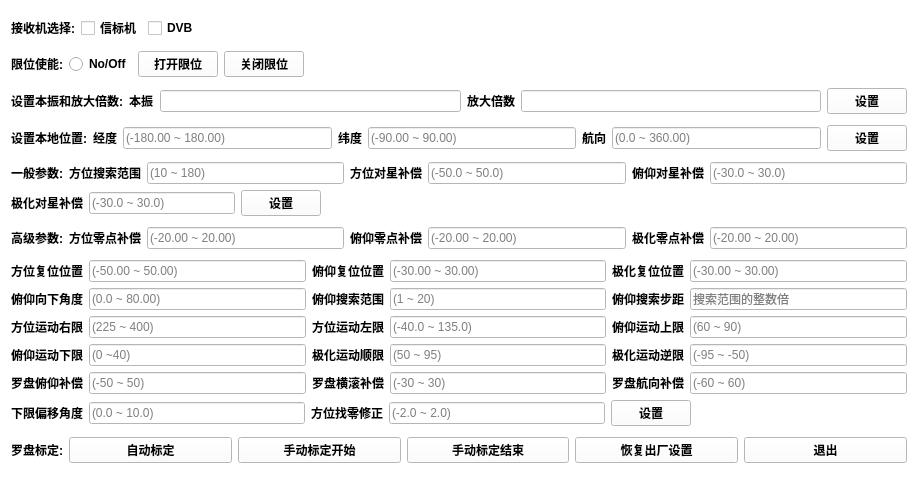
<?xml version="1.0" encoding="UTF-8"?>
<ui version="4.0">
 <class>Para_Inface</class>
 <widget class="QWidget" name="Para_Inface">
  <property name="geometry">
   <rect>
    <x>0</x>
    <y>0</y>
    <width>918</width>
    <height>480</height>
   </rect>
  </property>
  <property name="windowTitle">
   <string>Form</string>
  </property>
  <property name="styleSheet">
   <string notr="true">background-color: rgb(255, 255, 255);</string>
  </property>
  <layout class="QGridLayout" name="gridLayout">
   <item row="0" column="0">
    <layout class="QHBoxLayout" name="horizontalLayout_2">
     <item>
      <widget class="QLabel" name="label_2">
       <property name="font">
        <font>
         <pointsize>9</pointsize>
         <weight>75</weight>
         <bold>true</bold>
        </font>
       </property>
       <property name="text">
        <string>接收机选择:</string>
       </property>
      </widget>
     </item>
     <item>
      <widget class="QCheckBox" name="checkBox_xb">
       <property name="font">
        <font>
         <weight>75</weight>
         <bold>true</bold>
        </font>
       </property>
       <property name="text">
        <string>信标机</string>
       </property>
       <property name="tristate">
        <bool>false</bool>
       </property>
      </widget>
     </item>
     <item>
      <widget class="QCheckBox" name="checkBox_dvb">
       <property name="font">
        <font>
         <weight>75</weight>
         <bold>true</bold>
        </font>
       </property>
       <property name="text">
        <string>DVB</string>
       </property>
      </widget>
     </item>
     <item>
      <spacer name="horizontalSpacer">
       <property name="orientation">
        <enum>Qt::Horizontal</enum>
       </property>
       <property name="sizeHint" stdset="0">
        <size>
         <width>40</width>
         <height>20</height>
        </size>
       </property>
      </spacer>
     </item>
    </layout>
   </item>
   <item row="1" column="0">
    <layout class="QHBoxLayout" name="horizontalLayout_3">
     <item>
      <widget class="QLabel" name="label_3">
       <property name="font">
        <font>
         <weight>75</weight>
         <bold>true</bold>
        </font>
       </property>
       <property name="text">
        <string>限位使能:</string>
       </property>
      </widget>
     </item>
     <item>
      <widget class="QRadioButton" name="radioButton">
       <property name="font">
        <font>
         <weight>75</weight>
         <bold>true</bold>
        </font>
       </property>
       <property name="text">
        <string>No/Off</string>
       </property>
      </widget>
     </item>
     <item>
      <widget class="QPushButton" name="button_open_limit">
       <property name="font">
        <font>
         <weight>75</weight>
         <bold>true</bold>
        </font>
       </property>
       <property name="text">
        <string>打开限位</string>
       </property>
      </widget>
     </item>
     <item>
      <widget class="QPushButton" name="button_close_limit">
       <property name="font">
        <font>
         <weight>75</weight>
         <bold>true</bold>
        </font>
       </property>
       <property name="text">
        <string>关闭限位</string>
       </property>
      </widget>
     </item>
     <item>
      <spacer name="horizontalSpacer_2">
       <property name="orientation">
        <enum>Qt::Horizontal</enum>
       </property>
       <property name="sizeHint" stdset="0">
        <size>
         <width>40</width>
         <height>20</height>
        </size>
       </property>
      </spacer>
     </item>
    </layout>
   </item>
   <item row="2" column="0">
    <layout class="QHBoxLayout" name="horizontalLayout_4">
     <item>
      <widget class="QLabel" name="label_4">
       <property name="font">
        <font>
         <weight>75</weight>
         <bold>true</bold>
        </font>
       </property>
       <property name="text">
        <string>设置本振和放大倍数:</string>
       </property>
      </widget>
     </item>
     <item>
      <widget class="QLabel" name="label_12">
       <property name="font">
        <font>
         <weight>75</weight>
         <bold>true</bold>
        </font>
       </property>
       <property name="frameShape">
        <enum>QFrame::NoFrame</enum>
       </property>
       <property name="frameShadow">
        <enum>QFrame::Plain</enum>
       </property>
       <property name="lineWidth">
        <number>6</number>
       </property>
       <property name="text">
        <string>本振</string>
       </property>
      </widget>
     </item>
     <item>
      <widget class="QLineEdit" name="lineEdit_4"/>
     </item>
     <item>
      <widget class="QLabel" name="label_13">
       <property name="font">
        <font>
         <weight>75</weight>
         <bold>true</bold>
        </font>
       </property>
       <property name="text">
        <string>放大倍数</string>
       </property>
      </widget>
     </item>
     <item>
      <widget class="QLineEdit" name="lineEdit_5"/>
     </item>
     <item>
      <widget class="QPushButton" name="pushButton_9">
       <property name="font">
        <font>
         <weight>75</weight>
         <bold>true</bold>
        </font>
       </property>
       <property name="text">
        <string>设置</string>
       </property>
      </widget>
     </item>
    </layout>
   </item>
   <item row="3" column="0">
    <layout class="QHBoxLayout" name="horizontalLayout">
     <item>
      <widget class="QLabel" name="label">
       <property name="font">
        <font>
         <weight>75</weight>
         <bold>true</bold>
        </font>
       </property>
       <property name="text">
        <string>设置本地位置:</string>
       </property>
      </widget>
     </item>
     <item>
      <widget class="QLabel" name="label_9">
       <property name="font">
        <font>
         <weight>75</weight>
         <bold>true</bold>
        </font>
       </property>
       <property name="text">
        <string>经度</string>
       </property>
      </widget>
     </item>
     <item>
      <widget class="QLineEdit" name="lineEdit">
       <property name="font">
        <font>
         <weight>50</weight>
         <bold>false</bold>
        </font>
       </property>
       <property name="placeholderText">
        <string>(-180.00 ~ 180.00)</string>
       </property>
      </widget>
     </item>
     <item>
      <widget class="QLabel" name="label_10">
       <property name="font">
        <font>
         <weight>75</weight>
         <bold>true</bold>
        </font>
       </property>
       <property name="text">
        <string>纬度</string>
       </property>
      </widget>
     </item>
     <item>
      <widget class="QLineEdit" name="lineEdit_2">
       <property name="font">
        <font>
         <weight>50</weight>
         <bold>false</bold>
        </font>
       </property>
       <property name="placeholderText">
        <string>(-90.00 ~ 90.00)</string>
       </property>
      </widget>
     </item>
     <item>
      <widget class="QLabel" name="label_11">
       <property name="font">
        <font>
         <weight>75</weight>
         <bold>true</bold>
        </font>
       </property>
       <property name="text">
        <string>航向</string>
       </property>
      </widget>
     </item>
     <item>
      <widget class="QLineEdit" name="lineEdit_3">
       <property name="font">
        <font>
         <weight>50</weight>
         <bold>false</bold>
        </font>
       </property>
       <property name="placeholderText">
        <string>(0.0 ~ 360.00)</string>
       </property>
      </widget>
     </item>
     <item>
      <widget class="QPushButton" name="pushButton_8">
       <property name="font">
        <font>
         <weight>75</weight>
         <bold>true</bold>
        </font>
       </property>
       <property name="text">
        <string>设置</string>
       </property>
      </widget>
     </item>
    </layout>
   </item>
   <item row="4" column="0">
    <layout class="QVBoxLayout" name="verticalLayout_2">
     <item>
      <layout class="QHBoxLayout" name="horizontalLayout_5">
       <item>
        <widget class="QLabel" name="label_5">
         <property name="font">
          <font>
           <weight>75</weight>
           <bold>true</bold>
          </font>
         </property>
         <property name="text">
          <string>一般参数:</string>
         </property>
        </widget>
       </item>
       <item>
        <widget class="QLabel" name="label_14">
         <property name="font">
          <font>
           <weight>75</weight>
           <bold>true</bold>
          </font>
         </property>
         <property name="text">
          <string>方位搜索范围</string>
         </property>
        </widget>
       </item>
       <item>
        <widget class="QLineEdit" name="lineEdit_6">
         <property name="placeholderText">
          <string>(10 ~ 180)</string>
         </property>
        </widget>
       </item>
       <item>
        <widget class="QLabel" name="label_15">
         <property name="font">
          <font>
           <weight>75</weight>
           <bold>true</bold>
          </font>
         </property>
         <property name="text">
          <string>方位对星补偿</string>
         </property>
        </widget>
       </item>
       <item>
        <widget class="QLineEdit" name="lineEdit_7">
         <property name="placeholderText">
          <string>(-50.0 ~ 50.0)</string>
         </property>
        </widget>
       </item>
       <item>
        <widget class="QLabel" name="label_16">
         <property name="font">
          <font>
           <weight>75</weight>
           <bold>true</bold>
          </font>
         </property>
         <property name="text">
          <string>俯仰对星补偿</string>
         </property>
        </widget>
       </item>
       <item>
        <widget class="QLineEdit" name="lineEdit_8">
         <property name="placeholderText">
          <string>(-30.0 ~ 30.0)</string>
         </property>
        </widget>
       </item>
      </layout>
     </item>
     <item>
      <layout class="QHBoxLayout" name="horizontalLayout_13">
       <item>
        <widget class="QLabel" name="label_17">
         <property name="font">
          <font>
           <weight>75</weight>
           <bold>true</bold>
          </font>
         </property>
         <property name="text">
          <string>极化对星补偿</string>
         </property>
        </widget>
       </item>
       <item>
        <widget class="QLineEdit" name="lineEdit_9">
         <property name="placeholderText">
          <string>(-30.0 ~ 30.0)</string>
         </property>
        </widget>
       </item>
       <item>
        <widget class="QPushButton" name="pushButton_10">
         <property name="font">
          <font>
           <weight>75</weight>
           <bold>true</bold>
          </font>
         </property>
         <property name="text">
          <string>设置</string>
         </property>
        </widget>
       </item>
       <item>
        <spacer name="horizontalSpacer_4">
         <property name="orientation">
          <enum>Qt::Horizontal</enum>
         </property>
         <property name="sizeHint" stdset="0">
          <size>
           <width>40</width>
           <height>20</height>
          </size>
         </property>
        </spacer>
       </item>
       <item>
        <spacer name="horizontalSpacer_5">
         <property name="orientation">
          <enum>Qt::Horizontal</enum>
         </property>
         <property name="sizeHint" stdset="0">
          <size>
           <width>58</width>
           <height>20</height>
          </size>
         </property>
        </spacer>
       </item>
       <item>
        <spacer name="horizontalSpacer_10">
         <property name="orientation">
          <enum>Qt::Horizontal</enum>
         </property>
         <property name="sizeHint" stdset="0">
          <size>
           <width>58</width>
           <height>20</height>
          </size>
         </property>
        </spacer>
       </item>
       <item>
        <spacer name="horizontalSpacer_11">
         <property name="orientation">
          <enum>Qt::Horizontal</enum>
         </property>
         <property name="sizeHint" stdset="0">
          <size>
           <width>78</width>
           <height>20</height>
          </size>
         </property>
        </spacer>
       </item>
      </layout>
     </item>
    </layout>
   </item>
   <item row="5" column="0">
    <layout class="QHBoxLayout" name="horizontalLayout_12">
     <item>
      <widget class="QLabel" name="label_6">
       <property name="font">
        <font>
         <weight>75</weight>
         <bold>true</bold>
        </font>
       </property>
       <property name="text">
        <string>高级参数:</string>
       </property>
      </widget>
     </item>
     <item>
      <widget class="QLabel" name="label_18">
       <property name="font">
        <font>
         <weight>75</weight>
         <bold>true</bold>
        </font>
       </property>
       <property name="text">
        <string>方位零点补偿</string>
       </property>
      </widget>
     </item>
     <item>
      <widget class="QLineEdit" name="lineEdit_10">
       <property name="placeholderText">
        <string>(-20.00 ~ 20.00)</string>
       </property>
      </widget>
     </item>
     <item>
      <widget class="QLabel" name="label_19">
       <property name="font">
        <font>
         <weight>75</weight>
         <bold>true</bold>
        </font>
       </property>
       <property name="text">
        <string>俯仰零点补偿</string>
       </property>
      </widget>
     </item>
     <item>
      <widget class="QLineEdit" name="lineEdit_11">
       <property name="placeholderText">
        <string>(-20.00 ~ 20.00)</string>
       </property>
      </widget>
     </item>
     <item>
      <widget class="QLabel" name="label_20">
       <property name="font">
        <font>
         <weight>75</weight>
         <bold>true</bold>
        </font>
       </property>
       <property name="text">
        <string>极化零点补偿</string>
       </property>
      </widget>
     </item>
     <item>
      <widget class="QLineEdit" name="lineEdit_12">
       <property name="placeholderText">
        <string>(-20.00 ~ 20.00)</string>
       </property>
      </widget>
     </item>
    </layout>
   </item>
   <item row="6" column="0">
    <layout class="QVBoxLayout" name="verticalLayout">
     <item>
      <layout class="QHBoxLayout" name="horizontalLayout_6">
       <item>
        <widget class="QLabel" name="label_21">
         <property name="font">
          <font>
           <weight>75</weight>
           <bold>true</bold>
          </font>
         </property>
         <property name="text">
          <string>方位复位位置</string>
         </property>
        </widget>
       </item>
       <item>
        <widget class="QLineEdit" name="lineEdit_13">
         <property name="font">
          <font>
           <weight>50</weight>
           <bold>false</bold>
          </font>
         </property>
         <property name="placeholderText">
          <string>(-50.00 ~ 50.00)</string>
         </property>
        </widget>
       </item>
       <item>
        <widget class="QLabel" name="label_22">
         <property name="font">
          <font>
           <weight>75</weight>
           <bold>true</bold>
          </font>
         </property>
         <property name="text">
          <string>俯仰复位位置</string>
         </property>
        </widget>
       </item>
       <item>
        <widget class="QLineEdit" name="lineEdit_14">
         <property name="font">
          <font>
           <weight>50</weight>
           <bold>false</bold>
          </font>
         </property>
         <property name="placeholderText">
          <string>(-30.00 ~ 30.00)</string>
         </property>
        </widget>
       </item>
       <item>
        <widget class="QLabel" name="label_23">
         <property name="font">
          <font>
           <weight>75</weight>
           <bold>true</bold>
          </font>
         </property>
         <property name="text">
          <string>极化复位位置</string>
         </property>
        </widget>
       </item>
       <item>
        <widget class="QLineEdit" name="lineEdit_15">
         <property name="font">
          <font>
           <weight>50</weight>
           <bold>false</bold>
          </font>
         </property>
         <property name="placeholderText">
          <string>(-30.00 ~ 30.00)</string>
         </property>
        </widget>
       </item>
      </layout>
     </item>
     <item>
      <layout class="QHBoxLayout" name="horizontalLayout_7">
       <item>
        <widget class="QLabel" name="label_28">
         <property name="font">
          <font>
           <weight>75</weight>
           <bold>true</bold>
          </font>
         </property>
         <property name="text">
          <string>俯仰向下角度</string>
         </property>
        </widget>
       </item>
       <item>
        <widget class="QLineEdit" name="lineEdit_16">
         <property name="font">
          <font>
           <weight>50</weight>
           <bold>false</bold>
          </font>
         </property>
         <property name="placeholderText">
          <string>(0.0 ~ 80.00)</string>
         </property>
        </widget>
       </item>
       <item>
        <widget class="QLabel" name="label_25">
         <property name="font">
          <font>
           <weight>75</weight>
           <bold>true</bold>
          </font>
         </property>
         <property name="text">
          <string>俯仰搜索范围</string>
         </property>
        </widget>
       </item>
       <item>
        <widget class="QLineEdit" name="lineEdit_17">
         <property name="font">
          <font>
           <weight>50</weight>
           <bold>false</bold>
          </font>
         </property>
         <property name="placeholderText">
          <string>(1 ~ 20)</string>
         </property>
        </widget>
       </item>
       <item>
        <widget class="QLabel" name="label_26">
         <property name="font">
          <font>
           <weight>75</weight>
           <bold>true</bold>
          </font>
         </property>
         <property name="text">
          <string>俯仰搜索步距</string>
         </property>
        </widget>
       </item>
       <item>
        <widget class="QLineEdit" name="lineEdit_18">
         <property name="font">
          <font>
           <weight>50</weight>
           <bold>false</bold>
          </font>
         </property>
         <property name="placeholderText">
          <string>搜索范围的整数倍</string>
         </property>
        </widget>
       </item>
      </layout>
     </item>
     <item>
      <layout class="QHBoxLayout" name="horizontalLayout_8">
       <item>
        <widget class="QLabel" name="label_29">
         <property name="font">
          <font>
           <weight>75</weight>
           <bold>true</bold>
          </font>
         </property>
         <property name="text">
          <string>方位运动右限</string>
         </property>
        </widget>
       </item>
       <item>
        <widget class="QLineEdit" name="lineEdit_19">
         <property name="font">
          <font>
           <weight>50</weight>
           <bold>false</bold>
          </font>
         </property>
         <property name="placeholderText">
          <string>(225 ~ 400)</string>
         </property>
        </widget>
       </item>
       <item>
        <widget class="QLabel" name="label_27">
         <property name="font">
          <font>
           <weight>75</weight>
           <bold>true</bold>
          </font>
         </property>
         <property name="text">
          <string>方位运动左限</string>
         </property>
        </widget>
       </item>
       <item>
        <widget class="QLineEdit" name="lineEdit_20">
         <property name="font">
          <font>
           <weight>50</weight>
           <bold>false</bold>
          </font>
         </property>
         <property name="placeholderText">
          <string>(-40.0 ~ 135.0)</string>
         </property>
        </widget>
       </item>
       <item>
        <widget class="QLabel" name="label_24">
         <property name="font">
          <font>
           <weight>75</weight>
           <bold>true</bold>
          </font>
         </property>
         <property name="text">
          <string>俯仰运动上限</string>
         </property>
        </widget>
       </item>
       <item>
        <widget class="QLineEdit" name="lineEdit_21">
         <property name="font">
          <font>
           <weight>50</weight>
           <bold>false</bold>
          </font>
         </property>
         <property name="placeholderText">
          <string>(60 ~ 90)</string>
         </property>
        </widget>
       </item>
      </layout>
     </item>
     <item>
      <layout class="QHBoxLayout" name="horizontalLayout_9">
       <item>
        <widget class="QLabel" name="label_30">
         <property name="font">
          <font>
           <weight>75</weight>
           <bold>true</bold>
          </font>
         </property>
         <property name="text">
          <string>俯仰运动下限</string>
         </property>
        </widget>
       </item>
       <item>
        <widget class="QLineEdit" name="lineEdit_22">
         <property name="font">
          <font>
           <weight>50</weight>
           <bold>false</bold>
          </font>
         </property>
         <property name="placeholderText">
          <string>(0 ~40)</string>
         </property>
        </widget>
       </item>
       <item>
        <widget class="QLabel" name="label_34">
         <property name="font">
          <font>
           <weight>75</weight>
           <bold>true</bold>
          </font>
         </property>
         <property name="text">
          <string>极化运动顺限</string>
         </property>
        </widget>
       </item>
       <item>
        <widget class="QLineEdit" name="lineEdit_23">
         <property name="font">
          <font>
           <weight>50</weight>
           <bold>false</bold>
          </font>
         </property>
         <property name="placeholderText">
          <string>(50 ~ 95)</string>
         </property>
        </widget>
       </item>
       <item>
        <widget class="QLabel" name="label_32">
         <property name="font">
          <font>
           <weight>75</weight>
           <bold>true</bold>
          </font>
         </property>
         <property name="text">
          <string>极化运动逆限</string>
         </property>
        </widget>
       </item>
       <item>
        <widget class="QLineEdit" name="lineEdit_24">
         <property name="font">
          <font>
           <weight>50</weight>
           <bold>false</bold>
          </font>
         </property>
         <property name="placeholderText">
          <string>(-95 ~ -50)</string>
         </property>
        </widget>
       </item>
      </layout>
     </item>
     <item>
      <layout class="QHBoxLayout" name="horizontalLayout_11">
       <item>
        <widget class="QLabel" name="label_33">
         <property name="font">
          <font>
           <weight>75</weight>
           <bold>true</bold>
          </font>
         </property>
         <property name="text">
          <string>罗盘俯仰补偿</string>
         </property>
        </widget>
       </item>
       <item>
        <widget class="QLineEdit" name="lineEdit_25">
         <property name="font">
          <font>
           <weight>50</weight>
           <bold>false</bold>
          </font>
         </property>
         <property name="placeholderText">
          <string>(-50 ~ 50)</string>
         </property>
        </widget>
       </item>
       <item>
        <widget class="QLabel" name="label_35">
         <property name="font">
          <font>
           <weight>75</weight>
           <bold>true</bold>
          </font>
         </property>
         <property name="text">
          <string>罗盘横滚补偿</string>
         </property>
        </widget>
       </item>
       <item>
        <widget class="QLineEdit" name="lineEdit_26">
         <property name="font">
          <font>
           <weight>50</weight>
           <bold>false</bold>
          </font>
         </property>
         <property name="placeholderText">
          <string>(-30 ~ 30)</string>
         </property>
        </widget>
       </item>
       <item>
        <widget class="QLabel" name="label_31">
         <property name="font">
          <font>
           <weight>75</weight>
           <bold>true</bold>
          </font>
         </property>
         <property name="text">
          <string>罗盘航向补偿</string>
         </property>
        </widget>
       </item>
       <item>
        <widget class="QLineEdit" name="lineEdit_27">
         <property name="font">
          <font>
           <weight>50</weight>
           <bold>false</bold>
          </font>
         </property>
         <property name="placeholderText">
          <string>(-60 ~ 60)</string>
         </property>
        </widget>
       </item>
      </layout>
     </item>
     <item>
      <layout class="QHBoxLayout" name="horizontalLayout_14">
       <item>
        <widget class="QLabel" name="label_36">
         <property name="font">
          <font>
           <weight>75</weight>
           <bold>true</bold>
          </font>
         </property>
         <property name="text">
          <string>下限偏移角度</string>
         </property>
        </widget>
       </item>
       <item>
        <widget class="QLineEdit" name="lineEdit_28">
         <property name="font">
          <font>
           <weight>50</weight>
           <bold>false</bold>
          </font>
         </property>
         <property name="placeholderText">
          <string>(0.0 ~ 10.0)</string>
         </property>
        </widget>
       </item>
       <item>
        <widget class="QLabel" name="label_37">
         <property name="font">
          <font>
           <weight>75</weight>
           <bold>true</bold>
          </font>
         </property>
         <property name="text">
          <string>方位找零修正</string>
         </property>
        </widget>
       </item>
       <item>
        <widget class="QLineEdit" name="lineEdit_29">
         <property name="font">
          <font>
           <weight>50</weight>
           <bold>false</bold>
          </font>
         </property>
         <property name="placeholderText">
          <string>(-2.0 ~ 2.0)</string>
         </property>
        </widget>
       </item>
       <item>
        <widget class="QPushButton" name="pushButton_11">
         <property name="font">
          <font>
           <weight>75</weight>
           <bold>true</bold>
          </font>
         </property>
         <property name="text">
          <string>设置</string>
         </property>
        </widget>
       </item>
       <item>
        <spacer name="horizontalSpacer_3">
         <property name="orientation">
          <enum>Qt::Horizontal</enum>
         </property>
         <property name="sizeHint" stdset="0">
          <size>
           <width>40</width>
           <height>20</height>
          </size>
         </property>
        </spacer>
       </item>
      </layout>
     </item>
    </layout>
   </item>
   <item row="7" column="0">
    <layout class="QHBoxLayout" name="horizontalLayout_10" stretch="0,1,1,1,1,1">
     <item>
      <widget class="QLabel" name="label_7">
       <property name="font">
        <font>
         <weight>75</weight>
         <bold>true</bold>
        </font>
       </property>
       <property name="text">
        <string>罗盘标定:</string>
       </property>
      </widget>
     </item>
     <item>
      <widget class="QPushButton" name="pushButton_5">
       <property name="font">
        <font>
         <weight>75</weight>
         <bold>true</bold>
        </font>
       </property>
       <property name="text">
        <string>自动标定</string>
       </property>
      </widget>
     </item>
     <item>
      <widget class="QPushButton" name="pushButton_6">
       <property name="font">
        <font>
         <weight>75</weight>
         <bold>true</bold>
        </font>
       </property>
       <property name="text">
        <string>手动标定开始</string>
       </property>
      </widget>
     </item>
     <item>
      <widget class="QPushButton" name="pushButton_7">
       <property name="font">
        <font>
         <weight>75</weight>
         <bold>true</bold>
        </font>
       </property>
       <property name="text">
        <string>手动标定结束</string>
       </property>
      </widget>
     </item>
     <item>
      <widget class="QPushButton" name="pushButton_3">
       <property name="font">
        <font>
         <weight>75</weight>
         <bold>true</bold>
        </font>
       </property>
       <property name="text">
        <string>恢复出厂设置</string>
       </property>
      </widget>
     </item>
     <item>
      <widget class="QPushButton" name="pushButton_4">
       <property name="font">
        <font>
         <weight>75</weight>
         <bold>true</bold>
        </font>
       </property>
       <property name="text">
        <string>退出</string>
       </property>
      </widget>
     </item>
    </layout>
   </item>
  </layout>
 </widget>
 <resources/>
 <connections/>
</ui>
